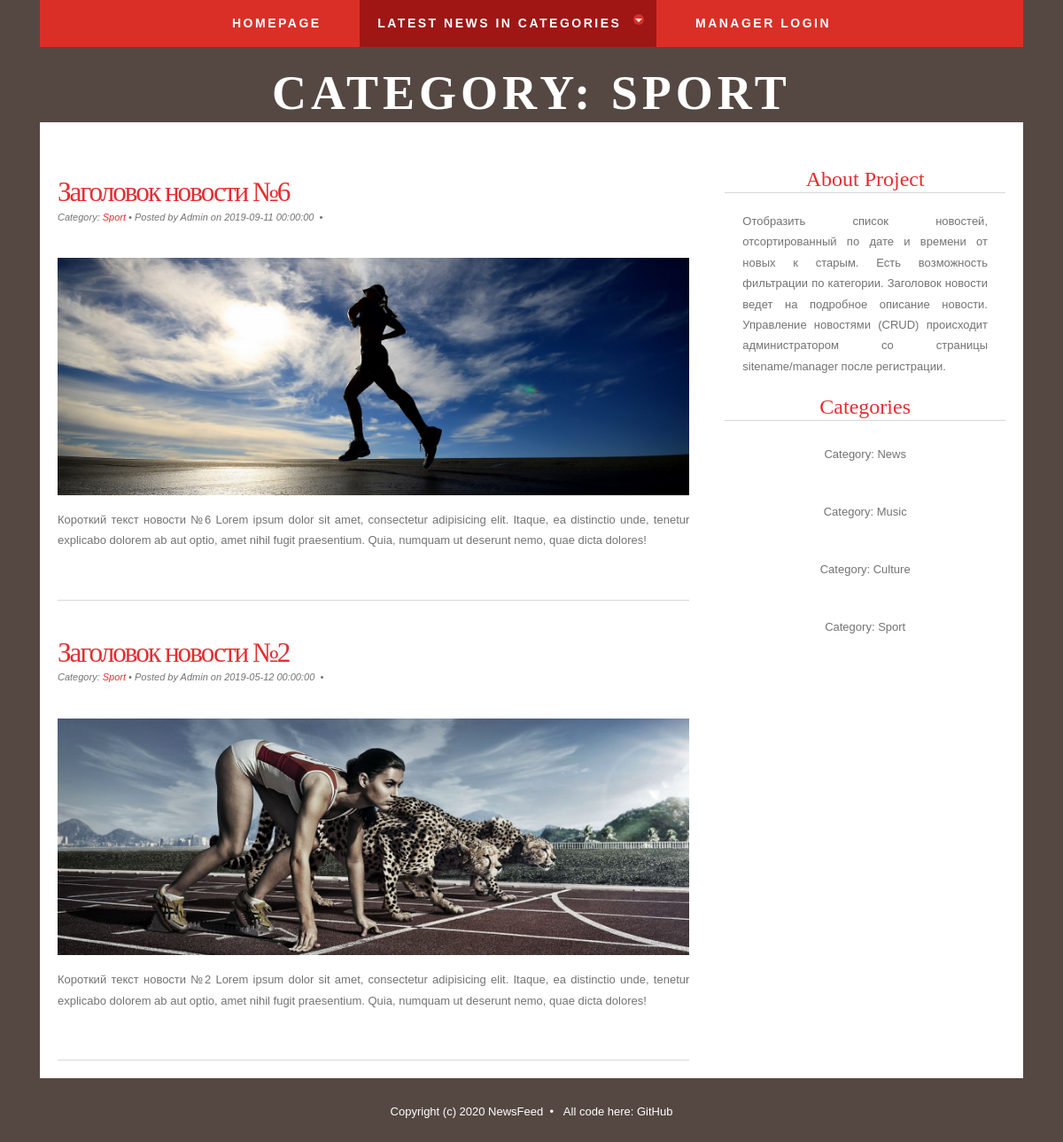
Screenshot of /news/Sport with the database file from the repository.
### tables this page shows
CREATE TABLE `news` (
  `id` int(11) NOT NULL,
  `title` varchar(255) NOT NULL,
  `date` datetime NOT NULL DEFAULT CURRENT_TIMESTAMP,
  `short_content` text NOT NULL,
  `content` text NOT NULL,
  `author_name` varchar(255) NOT NULL DEFAULT 'Admin',
  `category` varchar(50) DEFAULT NULL
);

### config/routes.php (called while the page is built)
<?php
return array(
    'user/login' => 'user/login',
    'user/logout' => 'user/logout',
    'manager' => 'manager/index',
    'manager/view' => 'manager/view',
    'manager/create' => 'manager/create',
    'manager/update/([0-9]+)' => 'manager/update/$1',
    'manager/delete/([0-9]+)' => 'manager/delete/$1',
    'news/([A-Za-z]+)' => 'news/category/$1',
    'news/([0-9]+)' => 'news/view/$1',
    'news' => 'news/index',
    '' => 'news/index',
);

### controllers/NewsController.php (called while the page is built, shortened)
<?php
class NewsController {
    public function actionCategory($category) {
        $latestNewsInCategories = News::getLatestNewsInCategories();
        $newsInCategory = News::getNewsInCategory($category);
        require_once(ROOT . '/views/news/category.php');
        return true;
    }
}

### index.php (called while the page is built, shortened)
<?php
require_once(ROOT.'/components/Autoload.php');
$router = new Router();
$router->run();

### components/Autoload.php (called while the page is built, shortened)
<?php
spl_autoload_register(function ($class_name) {
    $array_paths = array(
        '/models/',
        '/components/',
        '/controllers/',
    );
    foreach ($array_paths as $path) {
        $path = ROOT . $path . $class_name . '.php';
    }
});

### models/User.php (called while the page is built, shortened)
<?php
class User {
    public static function isGuest() {
        return true;
    }
}

### models/News.php (called while the page is built, shortened)
<?php
class News {
    public static function getLatestNewsInCategories() {
        $latestNewsInCategories = array();
        $db = Db::getConnection();
        $result = $db->query("SELECT news.id, news.category, news.title, news.date FROM `news` INNER JOIN "
                . "(SELECT MAX(date) as md, category FROM news GROUP BY category) aux ON "
                . "(news.category=aux.category and news.date=aux.md) ORDER BY date DESC");
        $i = 0;
        while ($row = $result->fetch()) {
            $latestNewsInCategories[$i]['id'] = $row['id'];
            $latestNewsInCategories[$i]['category'] = $row['category'];
            $latestNewsInCategories[$i]['title'] = $row['title'];
            $i++;
        }
        return $latestNewsInCategories;
    }
    public static function getNewsInCategory($category) {
        $db = Db::getConnection();
        $sql = 'SELECT id, title, date, author_name, short_content, category FROM news '
                . 'WHERE category = :category ORDER BY date DESC';
        $result = $db->prepare($sql);
        $result->bindParam(':category', $category, PDO::PARAM_STR);
        $result->execute();
        $i = 0;
        $newsInCategory = array();
        while ($row = $result->fetch()) {
            $newsInCategory[$i]['id'] = $row['id'];
            $newsInCategory[$i]['title'] = $row['title'];
            $newsInCategory[$i]['date'] = $row['date'];
            $newsInCategory[$i]['author_name'] = $row['author_name'];
            $newsInCategory[$i]['short_content'] = $row['short_content'];
            $newsInCategory[$i]['category'] = $row['category'];
            $i++;
        }
        return $newsInCategory;
    }
}

### views/news/category.php (the view, shortened to what this page needs)
<!DOCTYPE html>
<html lang="en">
    <head>
        <link href="/template/css/bootstrap.min.css" rel="stylesheet" type="text/css">
        <link href="/template/css/style.css" rel="stylesheet" type="text/css" media="screen">
        <link href="/template/css/menu.css" rel="stylesheet" >
    </head>
    <body>
        <div class="container">
            <div class="header">
                <div class="row">
                    <div class="col-sm-12">
                        <div id="cssmenu" class="align-center">
                            <ul>
                                <li><a href="/">Homepage</a></li>
                                <li class="has-sub active"><a href="#">Latest News IN Categories</a>
                                </li>
                                <?php if (User::isGuest()): ?>
                                    <li><a href="/user/login/">Manager Login</a></li>
                                <?php else: ?>
                                    <li><a href="/user/logout/">Logout</a></li>
                                <?php endif; ?>
                            </ul>
                        </div>
                    </div>
                </div>
                <div class="row" id="wrapper">
                    <div class="col-sm-12">
                        <div id="logo">
                            <h1><a href="/">Category: <?php echo $category ?></a></h1>
                        </div>
                    </div>
                </div>
            </div>
            <div class="content" id="page">
                <div id="page-bgtop">
                    <div id="page-bgbtm">
                        <div class="col-sm-8" id="content">
                            <?php foreach ($newsInCategory as $newsItem): ?>
                                <div class="post">
                                    <h2 class="title"><a href='/news/<?php echo $newsItem['id']; ?>'><?php echo htmlentities($newsItem['title']); ?></a></h2>
                                    <p class="meta">Category: <a href='/news/<?php echo $newsItem['category']; ?>'>
                                            <?php echo $newsItem['category']; ?></a>&nbsp;&bull;&nbsp;Posted by
                                        <?php echo $newsItem['author_name']; ?> on <?php echo $newsItem['date']; ?>
                                        &nbsp;&bull;&nbsp;
                                    <div class="entry">
                                        <p><img src="/template/images/<?php echo $newsItem['id']; ?>.jpg" alt="" /></p>
                                        <p><?php echo htmlentities($newsItem['short_content']); ?></p>
                                    </div>
                                </div>
                            <?php endforeach; ?>
                        </div>
                        <div class="col-sm-4" id="sidebar">
                            <ul>
                                <li>
                                    <h2>About Project</h2>
                                    <p>Отобразить список новостей, отсортированный по дате и времени от новых к старым.
                                        Есть возможность фильтрации по категории. Заголовок новости ведет на подробное
                                        описание новости. Управление новостями (CRUD) происходит администратором со страницы
                                        sitename/manager после регистрации.</p>
                                </li>
                                <li>
                                    <h2>Categories</h2>
                                    <?php foreach ($latestNewsInCategories as $newsCategory): ?>
                                        <ul>
                                            <li><a href='/news/<?php echo $newsCategory['category']; ?>'>Category: <?php echo $newsCategory['category']; ?></a></li>
                                        </ul>
                                    <?php endforeach; ?>
                                </li>
                            </ul>
                        </div>
                        <div style="clear: both;">&nbsp;</div>
                    </div>
                </div>
            </div>
            <footer id="footer">
                <p>Copyright (c) 2020 NewsFeed &nbsp;&bull;&nbsp;&nbsp;&nbsp;All code here: <a href="https://github.com/SavelIV/NewsFeed">GitHub</a></p>
            </footer>
        </div>
    </body>
</html>

### components/Router.php (shortened to what this page needs)
<?php
class Router {
    private $routes;
    public function __construct() {
        $routesPath = ROOT . '/config/routes.php';
        $this->routes = include($routesPath);
    }
    private function getURI() {
        if (!empty($_SERVER['REQUEST_URI'])) {
            return trim($_SERVER['REQUEST_URI'], '/');
        }
    }
    public function run() {
        $uri = $this->getURI();
        foreach ($this->routes as $uriPattern => $path) {
            if (preg_match("~^$uriPattern$~", $uri)) {
                $internalRoute = preg_replace("~^$uriPattern$~", $path, $uri);
                $segments = explode('/', $internalRoute);
                $controllerName = array_shift($segments) . 'Controller';
                $actionName = 'action' . ucfirst(array_shift($segments));
                $parameters = $segments;
                $controllerObject = new $controllerName;
                $result = call_user_func_array(array($controllerObject, $actionName), $parameters);
                if ($result != null) {
                    break;
                }
            }
        }
    }
}

### template/css/style.css (style rules this page uses)
body { height: 100%; margin: 0; padding: 0; display: flex; flex-direction: column; background: #554842; font-family: Arial, Helvetica, sans-serif; font-size: 13px; color: #737373; }
h1, h2, h3 { margin: 0; padding: 0; font-family: 'Arvo', serif; font-weight: normal; color: #FFA800; }
h1 { font-size: 2em; }
h2 { font-size: 2.4em; }
p, ul, ol { margin-top: 0; line-height: 180%; }
a { text-decoration: none; color: #E42E33; }
img { width: 100%; height: auto; }
#wrapper { margin: 0 auto; padding: 0; }
#logo { margin: 0px auto; padding: 20px 0px 0px 0px; color: #FFFFFF; }
#logo h1, #logo p { display: block; margin: 0; padding: 0; }
#logo h1 { margin: 0px; letter-spacing: 5px; text-align: center; text-transform: uppercase; font-size: 54px; font-weight: bold; color: #FFFFFF; }
#logo h1 a { color: #FFFFFF; }
#logo a { border: none; background: none; text-decoration: none; color: #FFFFFF; }
#page { margin: 0 auto; padding: 0; background-color: #FFFFFF; }
#page-bgbtm { margin: 0px; padding: 20px 20px 0px 20px; }
#content { float: left; padding: 0px 0px 0px 0px; }
.post { clear: both; padding: 30px 0px; border-bottom: 1px solid #D9D9D9; }
.post .title { padding-top: 10px; letter-spacing: -2px; }
.post .title a { border: none; color: #E42E33; }
.post .meta { padding-bottom: 10px; text-align: left; font-family: Arial, Helvetica, sans-serif; font-size: 11px; font-style: italic; }
.post .entry { text-align: justify; margin-bottom: 25px; padding: 10px 0px 0px 0px; }
#sidebar { float: right; padding: 30px 0px 0px 40px; }
#sidebar ul { margin: 0; padding: 0; list-style: none; }
#sidebar li { margin: 0; padding: 0; }
#sidebar li ul { margin: 0px 15px; padding-bottom: 30px; }
#sidebar li li { text-align: center; line-height: 35px; }
#sidebar h2 { text-align: center; margin-bottom: 20px; border-bottom: 1px solid #D9D9D9; font-size: 24px; color: #E42E33; }
#sidebar p { margin: 0 0px; padding: 0px 20px 20px 20px; text-align: justify; }
#sidebar a { border: none; color: #737373; }
#footer { overflow: hidden; margin: 0px auto 40px auto; font-family: Arial, Helvetica, sans-serif; }
#footer p { display: block; padding: 30px 0px; line-height: normal; text-align: center; color: #FFFFFF; }
#footer a { color: #FFFFFF; }

### template/css/menu.css (style rules this page uses)
#cssmenu { background: #DA2F27; width: auto; padding: 0; line-height: 1; display: block; position: relative; font-family: 'Cabin', sans-serif; z-index: 9999; }
#cssmenu ul { list-style: none; margin: 0; padding: 0; display: block; }
#cssmenu ul:after, #cssmenu:after { content: " "; display: block; font-size: 0; height: 0; clear: both; visibility: hidden; }
#cssmenu ul li { margin: 0 10px; padding: 0; display: block; position: relative; }
#cssmenu ul li a { text-decoration: none; display: block; margin: 0; -webkit-transition: color .2s ease; -moz-transition: color .2s ease; -ms-transition: color .2s ease; -o-transition: color .2s ease; transition: color .2s ease; -webkit-box-sizing: border-box; -moz-box-sizing: border-box; box-sizing: border-box; }
#cssmenu > ul > li { float: left; }
#cssmenu.align-center > ul > li { float: none; display: inline-block; }
#cssmenu.align-center > ul { text-align: center; }
#cssmenu > ul > li:after { content: ""; display: block; position: absolute; width: 100%; height: 0; top: 0; z-index: 0; background: #9F1615; -webkit-transition: height .2s; -moz-transition: height .2s; -ms-transition: height .2s; -o-transition: height .2s; transition: height .2s; }
#cssmenu > ul > li.has-sub > a { padding-right: 40px; }
#cssmenu > ul > li.has-sub > a:after { display: block; content: ""; background: #9F1615; height: 12px; width: 12px; position: absolute; border-radius: 13px; right: 14px; top: 16px; }
#cssmenu > ul > li.has-sub > a:before { display: block; content: ""; border: 4px solid transparent; border-top-color: #333; z-index: 2; height: 0; width: 0; position: absolute; right: 16px; top: 21px; }
#cssmenu > ul > li > a { color: #fff; padding: 15px 20px; font-weight: 600; letter-spacing: 2.5px; text-transform: uppercase; font-size: 14px; z-index: 2; position: relative; }
#cssmenu > ul > li:hover:after, #cssmenu > ul > li.active:after { height: 100%; }
#cssmenu > ul > li:hover > a, #cssmenu > ul > li.active > a { color: #fff; }
#cssmenu > ul > li:hover > a:after, #cssmenu > ul > li.active > a:after { background: #DA2F27; }
#cssmenu > ul > li:hover > a:before, #cssmenu > ul > li.active > a:before { border-top-color: #ffffff; }
#cssmenu > ul > li > a { display: block; }
#cssmenu > ul > li { width: auto; }

### rows the page displays
news: title "Заголовок новости №6", category "Sport", author_name "Admin", date "2019-09-11 00:00:00", shows a picture, short_content "Короткий текст новости №6 Lorem ipsum dolor sit amet, consectetur adipisicing elit. Itaque, ea distinctio unde, tenetur explicabo dolorem ab aut optio, amet nihil fugit praesentium. Quia, numquam ut deserunt nemo, quae dicta dolores!"
news: title "Заголовок новости №2", category "Sport", author_name "Admin", date "2019-05-12 00:00:00", shows a picture, short_content "Короткий текст новости №2 Lorem ipsum dolor sit amet, consectetur adipisicing elit. Itaque, ea distinctio unde, tenetur explicabo dolorem ab aut optio, amet nihil fugit praesentium. Quia, numquam ut deserunt nemo, quae dicta dolores!"
news: category "News"
news: category "Music"
news: category "Culture"

### other values shown
$newsCategory['category'] "Sport"
